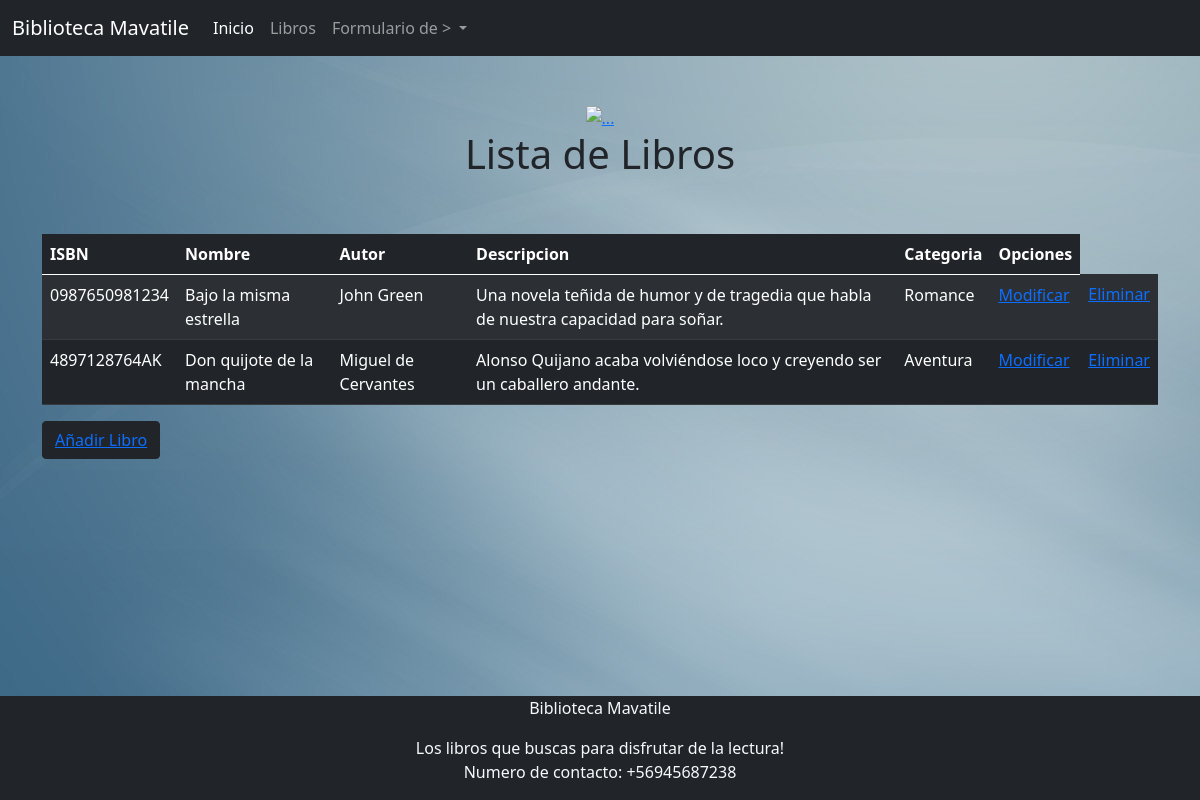
Page /libros on the committed database.
### core/models.py (models this page shows, shortened)
class Libro(models.Model):
    idISBN = models.CharField(max_length=13, primary_key=True, verbose_name='Id de ISBN')
    nombreLibro = models.CharField(max_length = 50, verbose_name='Nombre del Libro')
    autorLibro = models.CharField(max_length = 50, verbose_name='Nombre del Autor')
    descripcion = models.CharField(max_length = 100, verbose_name = 'Descripcion del libro')
    categoria = models.ForeignKey(Categoria, on_delete=models.CASCADE)

class Categoria(models.Model):
    idCategoria = models.IntegerField(primary_key=True, verbose_name='Id de la categoria')
    nombreCategoria = models.CharField(max_length = 50, verbose_name='Nombre de la Categoria')
    def __str__(self):
        return self.nombreCategoria

### core/views.py (the view)
# urls.py: path('libros', libros, name="libros"),
def libros(request):
    libros = Libro.objects.all()
    datos = {
        'libros' : libros
    }
    return render(request, 'core/libros.html', datos)

### core/templates/core/libros.html (shortened to what this page needs)
<!doctype html>
<html lang="es">
<head>
    <link href="https://cdn.jsdelivr.net/npm/bootstrap@5.0.1/dist/css/bootstrap.min.css" rel="stylesheet"
>
</head>
{% load static %}
<body background="{% static 'core/img/bluebg.jpg'%}">
    <nav class="navbar navbar-expand-lg navbar-dark bg-dark">
        <div class="container-fluid">
            <a class="navbar-brand" href="{% url 'inicio' %}">Biblioteca Mavatile</a>
            <div class="collapse navbar-collapse" id="navbarSupportedContent">
                <ul class="navbar-nav me-auto mb-2 mb-lg-0">
                    <li class="nav-item">
                        <a class="nav-link active" aria-current="page" href="{% url 'inicio' %}">Inicio</a>
                    </li>
                    <li class="nav-item">
                        <a class="nav-link" href="{% url 'libros' %}">Libros</a>
                    </li>
                    <li class="nav-item dropdown">
                        <a class="nav-link dropdown-toggle" href="#" id="navbarDropdown" role="button"
                            data-bs-toggle="dropdown" aria-expanded="false">
                            Formulario de >
                        </a>
                    </li>
                </ul>
            </div>
        </div>
    </nav>
    <div class="container mt-5">
        <div class="text-center">
            <a href="{% url 'inicio' %}">
                <img src="{% static 'core/img/klipartz.com.png '%}"  width="80" height="80" alt="...">
            </a>
        </div>
    </div>
    <div class="container">
        <div class="row">
            <h1 class="text-center">Lista de Libros</h1>
            <div class="my-5">
                <table class="table table-dark table-striped">
                    <thead>
                        <tr>
                            <th>ISBN</th>
                            <th>Nombre</th>
                            <th>Autor</th>
                            <th>Descripcion</th>
                            <th>Categoria</th>
                            <th>Opciones</th>
                        </tr>
                    </thead>
                    <tbody>
                    {% for li in libros %}
                    <tr>
                        <td>{{li.idISBN}}</td>
                        <td>{{li.nombreLibro}}</td>
                        <td>{{li.autorLibro}}</td>
                        <td>{{li.descripcion}}</td>
                        <td>{{li.categoria}}</td>
                        <td><a href="{% url 'mod_libro' li.idISBN %}">Modificar</a></td>
                        <td><a href="{% url 'del_libro' li.idISBN %}">Eliminar</a></td>
                    </tr>
                    {% endfor %}
                    </tbody>
                </table>
                <button class="btn btn-dark"><a href="{% url 'form_libro' %}">Añadir Libro</a></button>
            </div>
        </div>
    </div>
    <footer class="bg-light text-center text-light bg-dark fixed-bottom">
        <div class="text-center footer">
            <p>Biblioteca Mavatile</p>
            Los libros que buscas para disfrutar de la lectura!<br>
            <p>Numero de contacto: +56945687238</p>
        </div>
    </footer>
</body>
</html>

### rows in the picture
Libro: idISBN "0987650981234", nombreLibro "Bajo la misma estrella", autorLibro "John Green", descripcion "Una novela teñida de humor y de tragedia que habla de nuestra capacidad para soñar.", categoria "Romance"
Libro: idISBN "4897128764AK", nombreLibro "Don quijote de la mancha", autorLibro "Miguel de Cervantes", descripcion "Alonso Quijano acaba volviéndose loco y creyendo ser un caballero andante.", categoria "Aventura"
